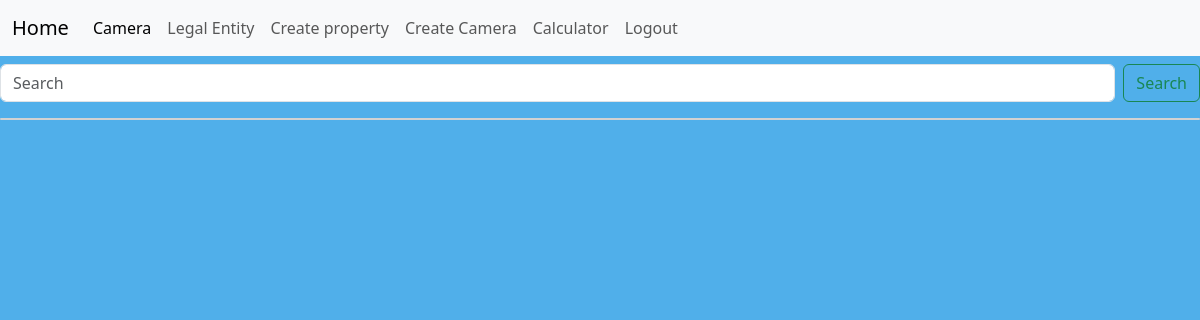
Page /posts/ (signed in) on the earlier database version.
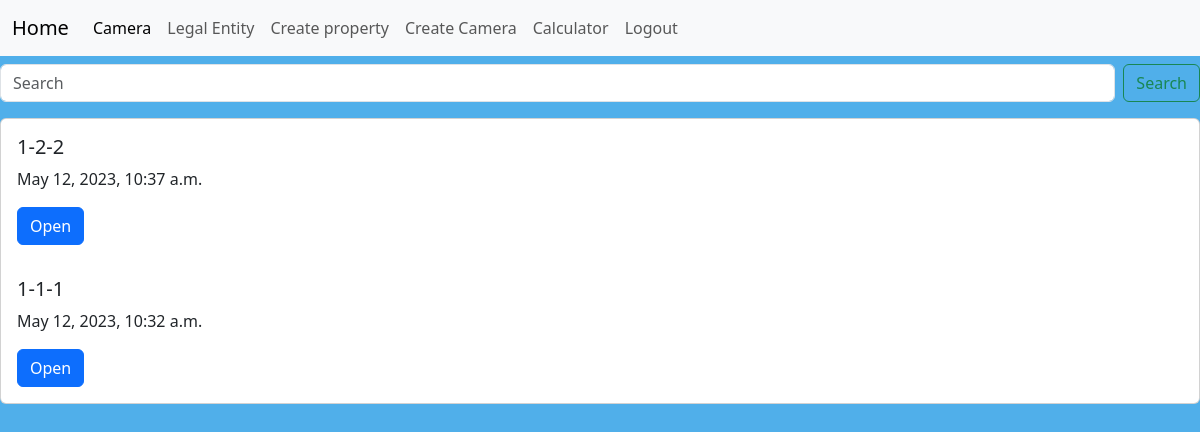
Same page on the later database version.
### mainapp/models.py (models this page shows)
class Post(models.Model):
    Legal_Entity = models.CharField(max_length=500,)
    property = models.CharField(max_length=500,)
    Camera_Name = models.CharField(max_length=500,)
    Property_Name = models.CharField(max_length=500,blank=True, null=True )
    Town_Postcode = models.CharField(max_length=500,blank=True, null=True )
    Company = models.CharField(max_length=500,blank=True, null=True )
    town = models.CharField(max_length=500, )
    postcode = models.CharField(max_length=500, )
    phone_number = models.CharField(max_length=500, )
    confirm_video_recorded = models.BooleanField(default=False)
    door_photo = models.ImageField(upload_to='images/', blank=True, null=True)
    aspect_of_door = models.CharField(blank=True, null=True, max_length=500)
    light_meter_reading_inside = models.CharField(blank=True, null=True, max_length=500)
    internet_speed_test = models.ImageField(upload_to='images/', blank=True, null=True)
    camera_serial = models.CharField(max_length=50,blank=True, null=True)
    face_box_id = models.CharField(max_length=50, blank=True, null=True)
    kasa_login_id = models.CharField(max_length=50, blank=True, null=True)
    SWITCH_MODELS = (
        ('HIK', 'HIK'),
        ('TPLink', 'TPLink'),
    )
    switch_make_and_model = models.CharField(choices=SWITCH_MODELS, max_length=50, blank=True, null=True)
    router_serial = models.CharField(max_length=50, blank=True, null=True)
    PHONE_MODELS = (
        ('Iphone 8 ', 'Iphone 8 '),
        ('Iphone 10', 'Iphone 10'),
    )
    phone_models = models.CharField(choices=PHONE_MODELS, max_length=50, blank=True, null=True)
    phone_serial = models.CharField(max_length=50, blank=True, null=True)
    phone_sim = models.CharField(max_length=50, blank=True, null=True)
    Photo_of_camera = models.ImageField(upload_to='images/', blank=True, null=True)
    Photo_of_router = models.ImageField(upload_to='images/', blank=True, null=True)
    Photo_of_switch = models.ImageField(upload_to='images/', blank=True, null=True)
    Generated_Camera_name = models.CharField(max_length=50, blank=True, null=True)
    firmware_up_to_date = models.BooleanField(default=False)
    sd_card_installed = models.BooleanField(default=False)
    settings_optimized = models.BooleanField(default=False)
    face_size_screenshot = models.ImageField(upload_to='images/', blank=True, null=True)
    min_face_size = models.IntegerField(blank=True, null=True)
    notes = models.TextField(blank=True, null=True)
    door_sticker_photo = models.ImageField(upload_to='images/', blank=True, null=True)
    set_up_pc_and_app = models.BooleanField(default=False)
    train_staff = models.BooleanField(default=False)
    customer_sme_name = models.CharField(max_length=100, blank=True, null=True)
    leave_fw_install_crib_sheet_photo = models.ImageField(upload_to='images/', blank=True, null=True)
    Installer_Company = models.CharField(max_length=500,blank=True, null=True )
    Installer_email = models.CharField(max_length=500,blank=True, null=True )
    Install_date = models.CharField(max_length=500, blank=True, null=True)
    Door_entrance_width = models.CharField(max_length=500, blank=True, null=True)
    Distance_from_door= models.CharField(max_length=500, blank=True, null=True)
    Height = models.CharField(max_length=500, blank=True, null=True)
    Angle_to_face_Degrees = models.CharField(max_length=500, blank=True, null=True)
    Pixels_per_face = models.CharField(max_length=500, blank=True, null=True)
    Video_on_teams = models.CharField(max_length=500, blank=True, null=True)
    Facebox_id = models.CharField(max_length=500,blank=True, null=True )
    Kasa_login = models.CharField(max_length=500,blank=True, null=True )
    Router_Serial_No = models.CharField(max_length=500, blank=True, null=True)
    Phone_Model = models.CharField(max_length=500, blank=True, null=True)
    Phone_Serial_No = models.CharField(max_length=500, blank=True, null=True)
    Lightmeter_reading_at_entrance = models.CharField(max_length=500, blank=True, null=True)
    Test_camera_set = models.CharField(max_length=500, blank=True, null=True)
    Vivotek_cam_updated = models.CharField(max_length=500, blank=True, null=True)
    Lumen_or_candle = models.CharField(max_length=500, blank=True, null=True)
    Auto_Camera_Name = models.CharField(max_length=500,blank=True, null=True )
    Input_Camera_Name_Into_Camera = models.CharField(max_length=500, blank=True, null=True)
    Aspect = models.CharField(max_length=500,blank=True, null=True )
    Door_type = models.CharField(max_length=500, blank=True, null=True)
    Describe_aspect = models.CharField(max_length=500,blank=True, null=True )
    Camera_time = models.CharField(max_length=500,blank=True, null=True )
    Bitrate = models.CharField(max_length=500,blank=True, null=True )
    Video_quality = models.CharField(max_length=500,blank=True, null=True )
    Zoom_to_door_and_preset= models.CharField(max_length=500, blank=True, null=True)
    Horiz_mfs_from_detection = models.CharField(max_length=500, blank=True, null=True)
    Horiz_mfs_from_safr = models.CharField(max_length=500, blank=True, null=True)
    Are_faces_detected = models.CharField(max_length=500, blank=True, null=True)
    Are_alerts_working = models.CharField(max_length=500, blank=True, null=True)
    Name_of_store_manager = models.CharField(max_length=500, blank=True, null=True)
    Is_web_login = models.CharField(max_length=500, blank=True, null=True)
    User_login_app = models.CharField(max_length=500, blank=True, null=True)
    User_trained = models.CharField(max_length=500, blank=True, null=True)
    Name_of_fw_user = models.CharField(max_length=500, blank=True, null=True)
    Safr_feed_name = models.CharField(max_length=500, blank=True, null=True)
    Safr_feed_site = models.CharField(max_length=500, blank=True, null=True)
    Safr_feed_source = models.CharField(max_length=500, blank=True, null=True)
    Rtsp_adress= models.CharField(max_length=500, blank=True, null=True)
    Safr_mfs = models.CharField(max_length=500, blank=True, null=True)
    Safr_min_backoff = models.CharField(max_length=500, blank=True, null=True)
    Safr_tracker_failed = models.CharField(max_length=500, blank=True, null=True)
    Safr_min_pose_quality = models.CharField(max_length=500, blank=True, null=True)
    Camera_Position_Image = models.ImageField(upload_to='images/',
                                              null=True, blank=True,)
    Facebox_Switch_location_image = models.ImageField(upload_to='images/',
                               null=True, blank=True,)
    Router_location_image = models.ImageField(upload_to='images/',
                               null=True, blank=True,)
    Image_of_signage_in_doorway_image = models.ImageField(upload_to='images/',
                               null=True, blank=True,)
    Camera_serial_no = models.CharField(max_length=500, blank=True, null=True)
    Name_of_profile_day = models.CharField(max_length=500, blank=True, null=True)
    Time_profile_day = models.CharField(max_length=500, blank=True, null=True)
    White_balance_day = models.CharField(max_length=500, blank=True, null=True)
    Brightness_day = models.CharField(max_length=500, blank=True, null=True)
    Saturation_day = models.CharField(max_length=500, blank=True, null=True)
    Sharpness_day = models.CharField(max_length=500, blank=True, null=True)
    Digital_noise_day = models.CharField(max_length=500, blank=True, null=True)
    Exposure_level_day = models.CharField(max_length=500, blank=True, null=True)
    Exposure_mode_day = models.CharField(max_length=500, blank=True, null=True)
    Iris_day = models.CharField(max_length=500, blank=True, null=True)
    Exposure_time_day = models.CharField(max_length=500, blank=True, null=True)
    Exposure_gain_day = models.CharField(max_length=500, blank=True, null=True)
    Wdr_pro_day = models.CharField(max_length=500, blank=True, null=True)
    wdr_level_day = models.CharField(max_length=500, blank=True, null=True)
    Name_of_profile_night = models.CharField(max_length=500, blank=True, null=True)
    Time_profile_night = models.CharField(max_length=500, blank=True, null=True)
    White_balance_night = models.CharField(max_length=500, blank=True, null=True)
    Brightness_night = models.CharField(max_length=500, blank=True, null=True)
    Saturation_night = models.CharField(max_length=500, blank=True, null=True)
    Sharpness_night = models.CharField(max_length=500, blank=True, null=True)
    Digital_noise_night = models.CharField(max_length=500, blank=True, null=True)
    Exposure_level_night = models.CharField(max_length=500, blank=True, null=True)
    Exposure_mode_night = models.CharField(max_length=500, blank=True, null=True)
    Iris_night = models.CharField(max_length=500, blank=True, null=True)
    Exposure_time_night = models.CharField(max_length=500, blank=True, null=True)
    Exposure_gain_night = models.CharField(max_length=500, blank=True, null=True)
    Wdr_pro_night = models.CharField(max_length=500, blank=True, null=True)
    wdr_level_night = models.CharField(max_length=500, blank=True, null=True)
    Name_of_profile_one = models.CharField(max_length=500, blank=True, null=True)
    Time_profile_one = models.CharField(max_length=500, blank=True, null=True)
    White_balance_one = models.CharField(max_length=500, blank=True, null=True)
    Brightness_one = models.CharField(max_length=500, blank=True, null=True)
    Saturation_one = models.CharField(max_length=500, blank=True, null=True)
    Sharpness_one = models.CharField(max_length=500, blank=True, null=True)
    Digital_noise_one = models.CharField(max_length=500, blank=True, null=True)
    Exposure_level_one = models.CharField(max_length=500, blank=True, null=True)
    Exposure_mode_one = models.CharField(max_length=500, blank=True, null=True)
    Iris_one = models.CharField(max_length=500, blank=True, null=True)
    Exposure_time_one = models.CharField(max_length=500, blank=True, null=True)
    Exposure_gain_one = models.CharField(max_length=500, blank=True, null=True)
    Wdr_pro_one = models.CharField(max_length=500, blank=True, null=True)
    wdr_level_one = models.CharField(max_length=500, blank=True, null=True)
    Name_of_profile_two = models.CharField(max_length=500, blank=True, null=True)
    Time_profile_two = models.CharField(max_length=500, blank=True, null=True)
    White_balance_two = models.CharField(max_length=500, blank=True, null=True)
    Brightness_two = models.CharField(max_length=500, blank=True, null=True)
    Saturation_two = models.CharField(max_length=500, blank=True, null=True)
    Sharpness_two = models.CharField(max_length=500, blank=True, null=True)
    Digital_noise_two = models.CharField(max_length=500, blank=True, null=True)
    Exposure_level_two = models.CharField(max_length=500, blank=True, null=True)
    Exposure_mode_two = models.CharField(max_length=500, blank=True, null=True)
    Iris_two = models.CharField(max_length=500, blank=True, null=True)
    Exposure_time_two = models.CharField(max_length=500, blank=True, null=True)
    Exposure_gain_two = models.CharField(max_length=500, blank=True, null=True)
    Wdr_pro_two = models.CharField(max_length=500, blank=True, null=True)
    wdr_level_two = models.CharField(max_length=500, blank=True, null=True)
    field_for_notes = models.TextField(max_length=2000, blank=True, null=True)
    people_missing_check = models.CharField(max_length=500, blank=True, null=True)
    Test_safr = models.CharField(max_length=500,blank=True, null=True )
    Test_parametrs = models.CharField(max_length=500,blank=True, null=True )
    Test_extra1 = models.CharField(max_length=500,blank=True, null=True )
    Test_extra2 = models.CharField(max_length=500,blank=True, null=True )
    Test_night = models.CharField(max_length=500,blank=True, null=True )
    Test_notes = models.CharField(max_length=500,blank=True, null=True )
    pub_date = models.DateTimeField(auto_now_add=True)

### mainapp/views.py (the view)
# urls.py: path('posts/', all_posts, name='all_posts'),
@login_required
def all_posts(request):
    posts = Post.objects.order_by('-pub_date')
    return render(request, 'mainapp/all_posts.html', {'posts': posts})

### mainapp/templates/mainapp/all_posts.html (shortened to what this page needs)
{%  load static %}
<link href="https://cdn.jsdelivr.net/npm/bootstrap@5.3.0-alpha1/dist/css/bootstrap.min.css" rel="stylesheet">
<link rel="stylesheet" href="{% static 'mainapp/css/main.css' %}">
<nav class="navbar navbar-expand-lg bg-body-tertiary">
  <div class="container-fluid">
    <a class="navbar-brand" href="/">Home</a>
    <div class="collapse navbar-collapse" id="navbarSupportedContent">
      <ul class="navbar-nav me-auto mb-2 mb-lg-0">
        <li class="nav-item">
          <a class="nav-link active" aria-current="page" href="{% url 'all_posts' %}">Camera</a>
        </li>
        <li class="nav-item">
          <a class="nav-link" href="{% url 'create_Legal_Entity' %}">Legal Entity</a>
        </li>
        <li class="nav-item">
          <a class="nav-link" href="{% url 'create_property' %}">Create property</a>
        </li>
        <li class="nav-item">
          <a class="nav-link" href="{% url 'post_create' %}">Create Camera</a>
        </li>
        <li class="nav-item">
          <a class="nav-link" href="{% url 'calculator' %}">Calculator</a>
        </li>
       <li class="nav-item">
          <a class="nav-link" href="{% url 'logout' %}?next={% url 'login' %}">Logout</a>
        </li>
      </ul>
    </div>
  </div>
</nav>
<form class="d-flex" role="search", action="{% url 'search' %}",>
                <input class="form-control me-2" type="search" placeholder="Search" aria-label="Search" name="q">
                <button class="btn btn-outline-success" type="submit">Search</button>
            </form>
<div class="card" >
    {% for post in posts %}
  <div class="card-body" >
    <h5 class="card-title">{{post.Legal_Entity}}-{{post.property}}-{{post.Camera_Name}}</h5>
      <p>{{ post.pub_date }}</p>
    <a href="{% url 'post_detail' Legal_Entity=post.Legal_Entity property=post.property Camera_Name=post.Camera_Name %}" class="btn btn-primary">Open</a>
  </div>
    {% endfor %}
</div>

Differences in the rows shown:
added Post: Legal_Entity "1", property "2", Camera_Name "2", pub_date "May 12, 2023, 10:37 a.m."
added Post: Legal_Entity "1", property "1", Camera_Name "1", pub_date "May 12, 2023, 10:32 a.m."
